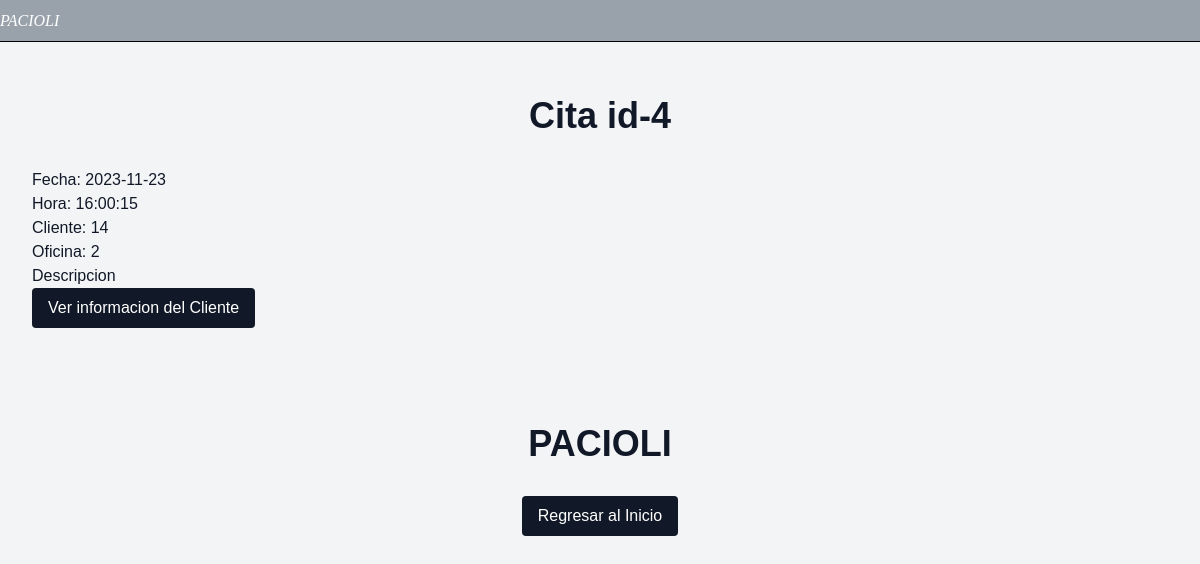
/view/citaT.php?id=4 (signed in), run on the app's committed database.
### tables this page shows
CREATE TABLE `citas` (
  `id_cita` int(11) NOT NULL,
  `fecha` date NOT NULL,
  `hora` time NOT NULL,
  `responsable` int(11) NOT NULL,
  `oficina` int(11) NOT NULL,
  `usuario` int(11) NOT NULL,
  `descripcion` varchar(200) NOT NULL
);

### view/citaT.php (the view, shortened to what this page needs)
<?php
include("../controller/conexionbd.php");
$cita = $_SESSION['id_cita'];
$micita = "SELECT * FROM citas where id_cita = '$cita'";
?>
<!DOCTYPE html>
<html lang="en">
<head>
    <link rel="stylesheet" href="https://cdn.jsdelivr.net/npm/tailwindcss@2.2.19/dist/tailwind.min.css">
    <link rel="stylesheet" href="../css/style-home.css">
    <link rel="stylesheet" href="../css/styles-recomendados.css">
    <link rel="stylesheet" href="../css/styles_footer.css">
</head>
<body class="bg-gray-100 p-8">
    <header class="nav">
        <h1 class="icon">
            <a class="sub" href="inicioAdmin.php">PACIOLI</a>
        </h1>
    </header>
    <section id="nosotros" class="bg-gray-100 py-8 md:py-16">
        <?php $resultado = mysqli_query($conexion, $micita);
        while($row=mysqli_fetch_assoc($resultado)) { ?>
        <div class="text-2xl md:text-4xl font-bold text-center mb-4 md:mb-8 text-gray-900">Cita id-<?php echo $row['id_cita'];?></div>
        <p class="text-base md:text-lg text-gray-700 max-w-3xl mx-auto mb-4 md:mb-8">
        <ul class="text-gray-900">
            <li>Fecha: <?php echo $row['fecha'];?></li>
            <li>Hora: <?php echo $row['hora'];?></li>
            <li>Cliente: <?php echo $row['usuario'];?></li>
            <li>Oficina: <?php echo $row['oficina'];?></li>
            <li>Descripcion <?php echo $row['descripcion'];?></li>
        </ul>
        </p>
        <a href="clienteinfo.php?id=<?php echo $row['usuario'];?>" class="inline-block"><button class="bg-gray-900 text-white px-4 py-2 rounded">Ver informacion del Cliente</button></a>
        <?php } ?>
    </section>
    <footer class="text-white py-8 bg-gray-80">
        <div class="text-2xl md:text-4xl font-bold text-center mb-4 md:mb-8 text-gray-900">PACIOLI</div>
        <div class="flex justify-center items-center flex-col md:flex-row">
            <a href="inicioAdmin.php" class="inline-block"><button class="bg-gray-900 text-white px-4 py-2 rounded">Regresar al Inicio</button></a>
        </div>
    </footer>
</body>
</html>

### css/style-home.css (style rules this page uses)
html { scroll-behavior: smooth; }
body { background-color: white; color: white; font-family: Helvetica; margin: 0; list-style: none; scroll-behavior: smooth; }
header { width: 100%; max-height: 80px; background-color: rgba(46, 63, 81, 0.452); display: flex; border-bottom: 1px solid black; justify-content: space-between; align-items: center; overflow: hidden; font-style: italic; font-family: Georgia, 'Times New Roman', Times, serif; position: fixed; top: 0; left: 0; }
.icon { width: max(300px, 30vw); aspect-ratio: 35 / 4; display: flex; align-items: center; }
.sub { color: inherit; text-decoration: none; }
a { text-decoration: none; color: white }

### data on the page
citas: id_cita "4", fecha "2023-11-23", hora "16:00:15", usuario "14", oficina "2"
